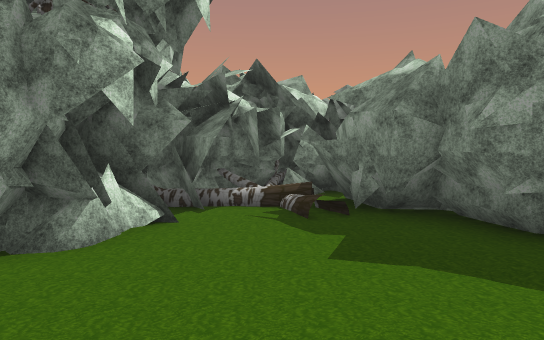
view 1 (above)

24 first-person views from a walk through a scene from a Unity 3-D project. The camera is 1.5 m above the floor, tilts 2° down and sees 70° across. The floor is counted in squares, 2 m on a side. Each view is taken from the middle of a square. On the plan, view 1 faces up. The plan holds only what a view shows up to about 12 squares ahead; the rest is blank. The place goes on beyond the plan. Some animated figures are left out. Some surface patterns are stand-ins.

view 2
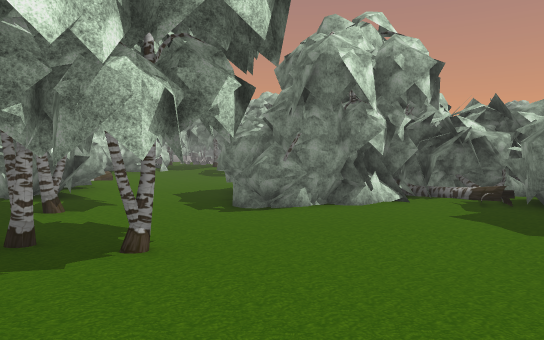

view 3
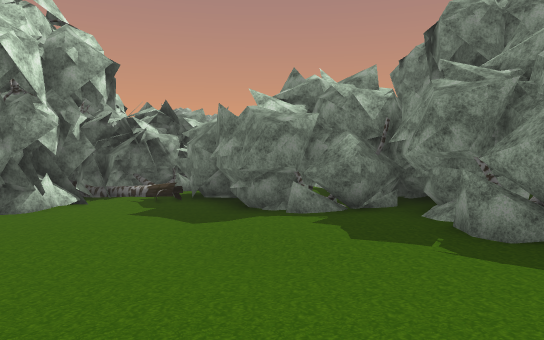

view 4
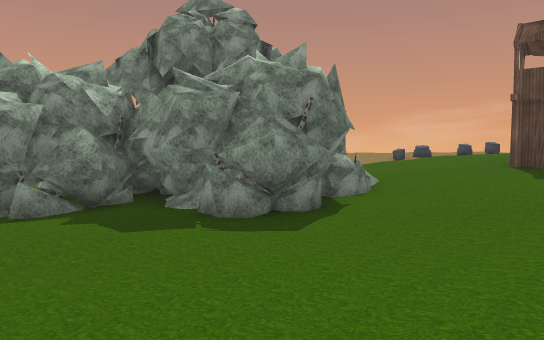

view 5
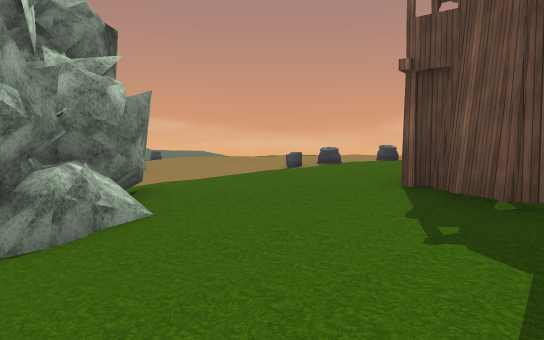

view 6
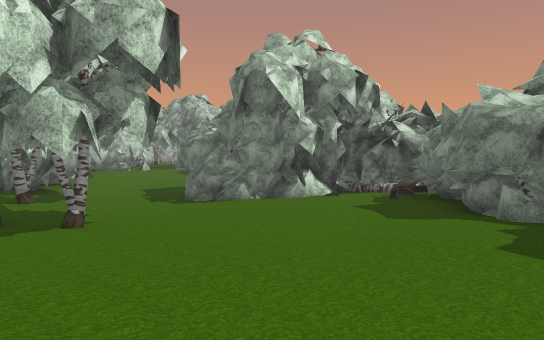

view 7
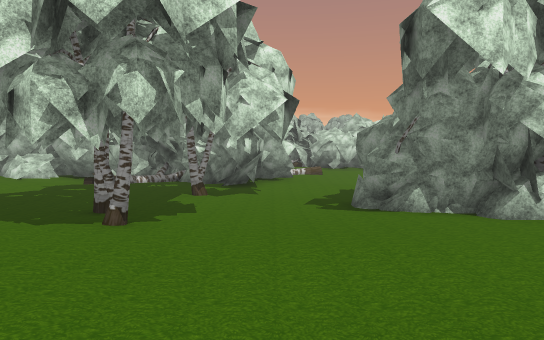

view 8
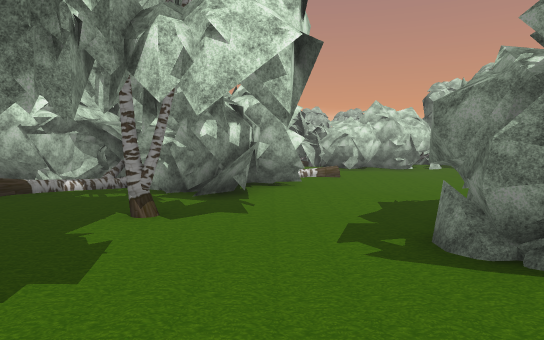

view 9
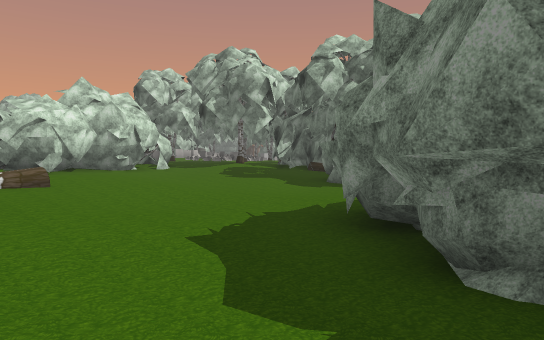

view 10
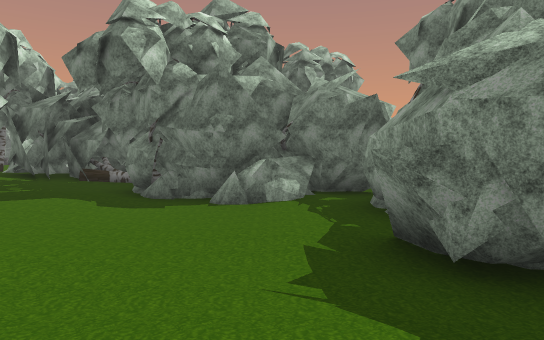

view 11
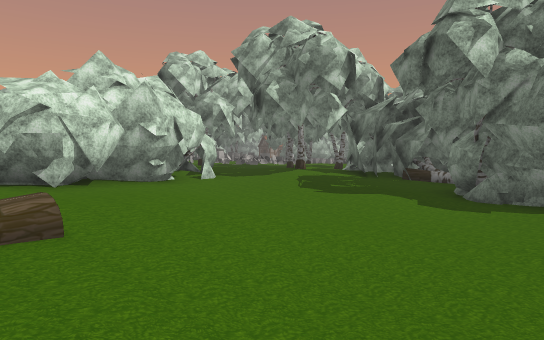

view 12
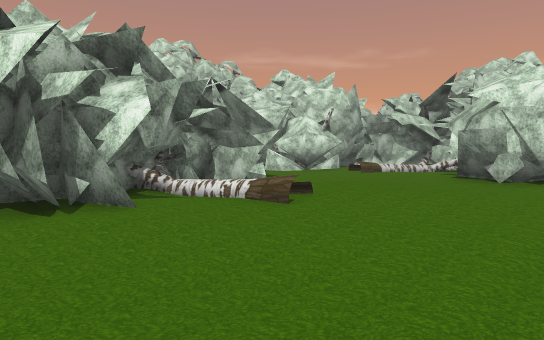

view 13
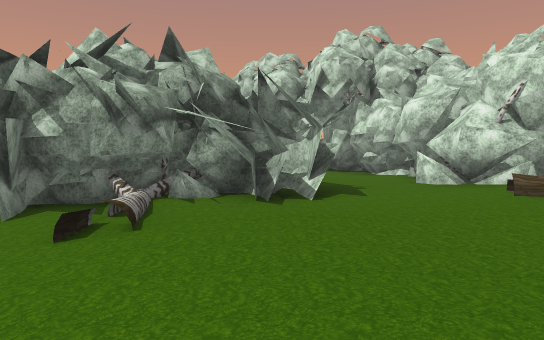

view 14
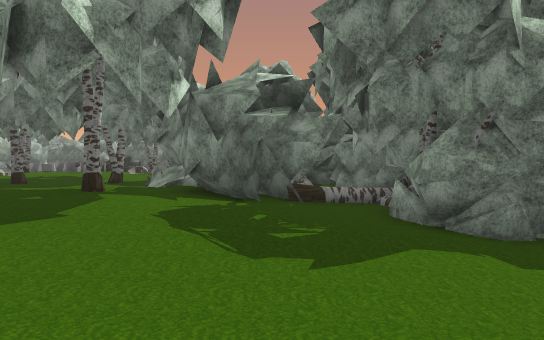

view 15
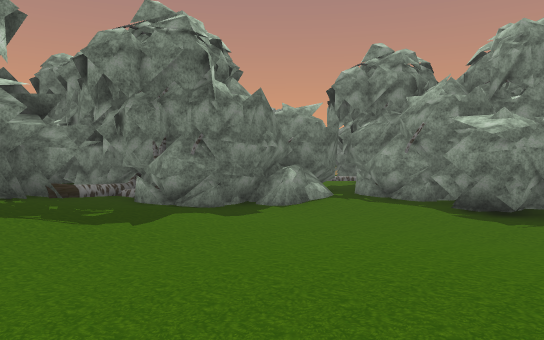

view 16
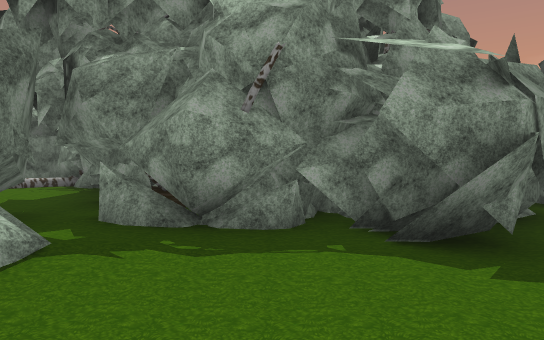

view 17
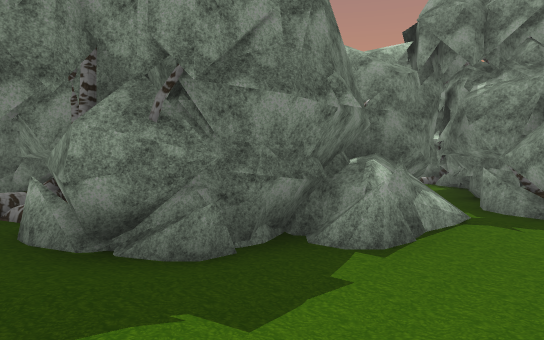

view 18
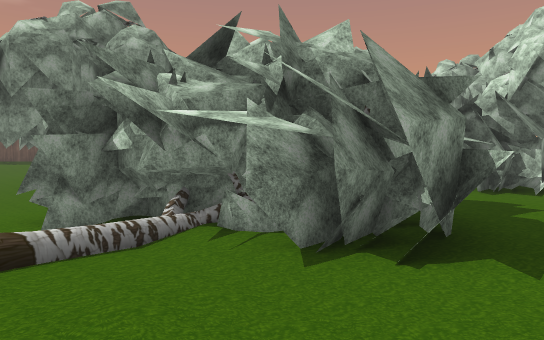

view 19
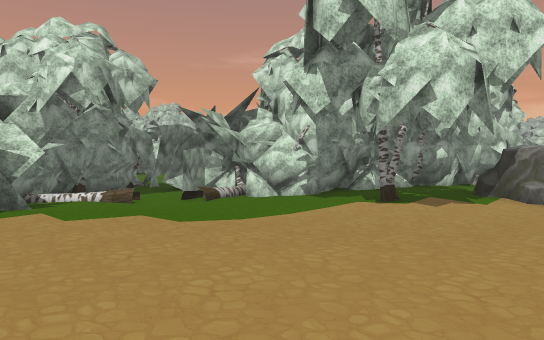

view 20
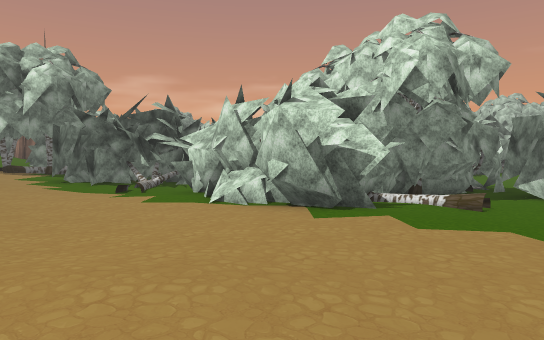

view 21
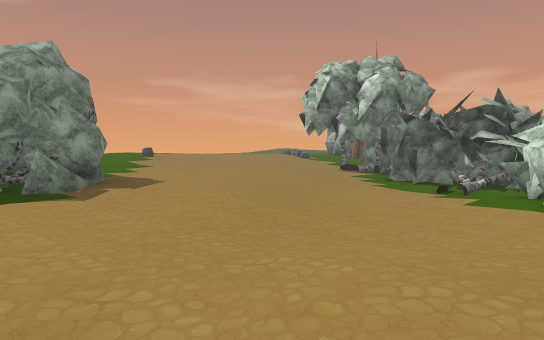

view 22
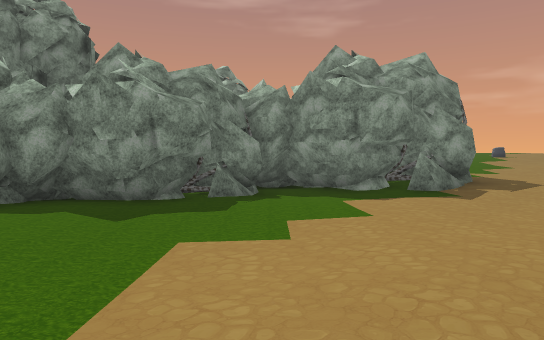

view 23
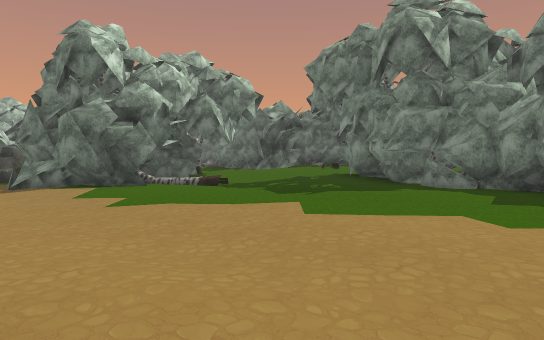

view 24
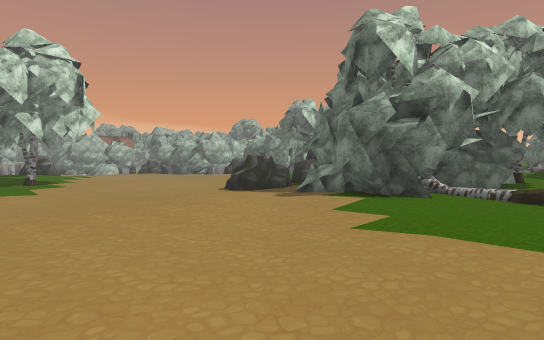

### Floor plan
Key: @ floor where view 1 was taken; # wall or solid block; . main floor; : floor 0.25 m higher than the main floor; - floor 0.25 m lower than the main floor; + floor 0.5 m higher than the main floor; _ floor 0.5 m lower than the main floor; * floor 0.75 m higher than the main floor; < floor 0.75 m lower than the main floor; % floor 1 m higher than the main floor; & floor 1.25 m higher than the main floor; / step, stairs or slope; = window, fence, low wall or low ledge; T tree; O other object.
Columns run from 17 left of view 1 to 13 right of it. Each row starts with its distance up from view 1.
 30                :/
 29                T:
 28                T:
 27              TTTT:/:T      T
 26            T TT  .::#T T   T
 25           #-TTTT//..:TTT
 24         -=#-TTTT...::TTTT
 23        ----...T.....::#TT
 22       -----........::.:TT
 21      ------............TTTT
 20     T--/---....-........TTT
 19      ---------..........T#T
 18         #-----.....::....TT
 17         #-----..../......T T
 16 =  TTT ...-----...:....:/TTT
 15 :    TT#..T----....//...:TTT
 14 #.   TTTT/-----...---/.::+++*
 13 T.TTTTTTTTT---/------///:+++//
 12 T:TTTT#TTTT//_--#-----///++/**
 11 :::TT#TT TT __.TTT/----/////%%
 10 :T:T/-TT T#T__-TTTT---.////
  9 ::://-#T  TT_TT TTTT/-////
  8 ../////_TT_TTTT TTTT/--//
  7 TT.-///<</_TTT TTTT TTT#./
  6 TT---/_<<__TT  TTT# TTTT.:   //
  5 TTT-//_<<__TTT T/_TTTTT      /%
  4 TTT.///_<<TTTTTT___TTT T    //%
  3 TTT..///<<<TTTT<____TTTT   ///%
  2 TT.../-//_<<##T_____/-TTTTT#*/O
  1 ..../.---_/<<<<<____/--TTTT///&
  0 //.-T-TTT__<<<<<_@__/-TTTT////&
 -1 :..TTTTTTT#__<<____//---//////&
 -2 T..TTTTTTTT_T<<<T_-//--//////#
 -3 TT..TTTTT-____T__--//...//+*##
 -4  #...  T#T/______/-.... ///*

Where each view was taken, in squares from view 1:
view 1: 0 up, 0 right, facing up
view 2: 4 down, 3 right, facing up-left
view 3: 4 down, 3 right, facing up
view 4: 4 down, 2 right, facing up-right
view 5: 4 down, 7 right, facing up-right
view 6: 4 down, 5 right, facing up-left
view 7: 0 up, 4 right, facing left
view 8: 0 up, 0 right, facing left
view 9: 0 up, 4 left, facing up-left
view 10: 1 up, 8 left, facing up
view 11: 1 up, 8 left, facing up-left
view 12: 5 up, 8 left, facing down-left
view 13: 5 up, 13 left, facing down
view 14: 4 up, 13 left, facing up
view 15: 2 up, 15 left, facing up-right
view 16: 6 up, 10 left, facing right
view 17: 6 up, 12 left, facing up-right
view 18: 2 up, 15 left, facing down-right
view 19: 19 up, 0 right, facing down-left
view 20: 18 up, 0 right, facing down
view 21: 18 up, 0 right, facing down-right
view 22: 19 up, 0 right, facing right
view 23: 15 up, 1 right, facing up
view 24: 17 up, 1 right, facing up-left
